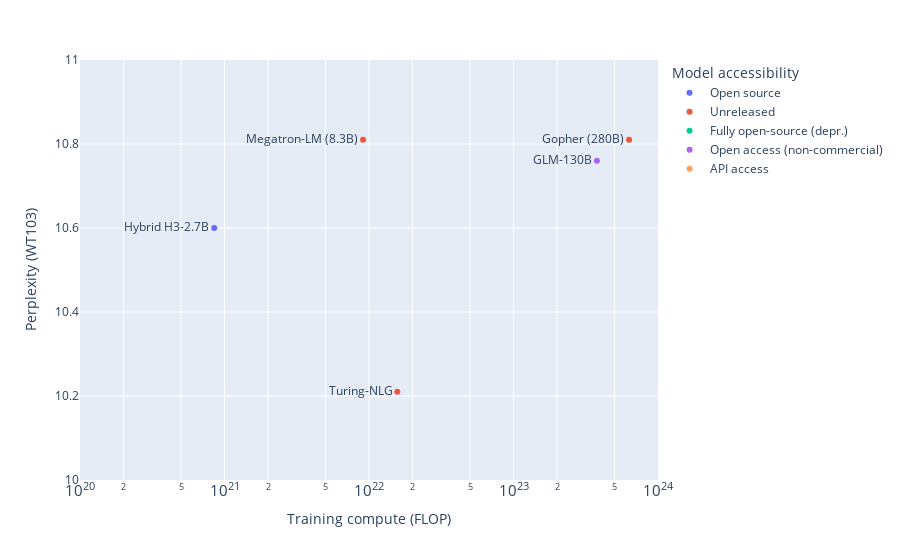

Source (notebook cell):
### Code cell
fig = px.scatter(
    filtered_benchmark_df,
    x='Training compute (FLOP)',
    y='Perplexity (WT103)',
    color='Model accessibility',
    text=filtered_benchmark_df.index
)

# Log x-axis
fig.update_xaxes(type='log')

# Move text to top
fig.update_traces(textposition='middle left')

# Zoom in
fig.update_layout(xaxis_range=[20, 24], yaxis_range=[10, 11])
save_plot(fig, results_dir, 'WT103_vs_compute_interesting')

fig.show()

### Figure 1 — Plotly figure (JSON) as saved in the notebook; plotly's stock layout.template omitted (floating-point values rounded to 4 significant figures)
{"data": [{"hovertemplate": "Model accessibility=Open source<br>Training compute (FLOP)=%{x}<br>Perplexity (WT103)=%{y}<br>System=%{text}<extra></extra>", "legendgroup": "Open source", "marker": {"color": "#636efa", "symbol": "circle"}, "mode": "markers+text", "name": "Open source", "orientation": "v", "showlegend": true, "text": ["MPT-7B", "GPT-NeoX-20B", "Hybrid H3-2.7B", "GPT-Neo-2.7B", "Pythia-12b", "GPT-J-6B"], "textposition": "middle left", "type": "scatter", "x": [4.2e+22, 9.316e+22, 849000000000000000000, 7.9e+21, 2.16e+22, 1.5e+22], "xaxis": "x", "y": [null, null, 10.6, null, null, null], "yaxis": "y"}, {"hovertemplate": "Model accessibility=Unreleased<br>Training compute (FLOP)=%{x}<br>Perplexity (WT103)=%{y}<br>System=%{text}<extra></extra>", "legendgroup": "Unreleased", "marker": {"color": "#EF553B", "symbol": "circle"}, "mode": "markers+text", "name": "Unreleased", "orientation": "v", "showlegend": true, "text": ["Sparse Wide GPT-3 Small", "DITTO", "Megatron-LM (8.3B)", "Gopher (280B)", "Gopher (7.1B)", "Turing-NLG", "Chinchilla", "Segatron-XL large, M=384 + HCP", "Neural Architecture Search with base 8 and shared embeddings", "Mogrifier RLSTM (WT2)"], "textposition": "middle left", "type": "scatter", "x": [88400000000000000000, 11000000000000000000, 9.1e+21, 6.31e+23, null, 1.57e+22, 5.76e+23, 26500000000000000000, 10500000000000000, 109000000000000000], "xaxis": "x", "y": [20.4, 24.33, 10.81, 10.81, 8.12, 10.21, 7.16, 17, null, null], "yaxis": "y"}, {"hovertemplate": "Model accessibility=Fully open-source (depr.)<br>Training compute (FLOP)=%{x}<br>Perplexity (WT103)=%{y}<br>System=%{text}<extra></extra>", "legendgroup": "Fully open-source (depr.)", "marker": {"color": "#00cc96", "symbol": "circle"}, "mode": "markers+text", "name": "Fully open-source (depr.)", "orientation": "v", "showlegend": true, "text": ["OPT-30B", "OPT-1.3B", "OPT-6.7B", "OPT-1.3B (finetuned on PTB)", "OPT-13B", "OPT-1.3B (finetuned)", "OPT-66B", "OPT-2.7B (finetuned on WT2)", "OPT-125M (finetuned)", "OPT-2.7B", "OPT-2.7B (finetuned on PTB)", "OPT-125M (finetuned on PTB)"], "textposition": "middle left", "type": "scatter", "x": [null, null, null, null, null, null, 1.1e+23, null, null, null, null, null], "xaxis": "x", "y": [null, null, null, null, null, null, null, null, null, null, null, null], "yaxis": "y"}, {"hovertemplate": "Model accessibility=Open access (non-commercial)<br>Training compute (FLOP)=%{x}<br>Perplexity (WT103)=%{y}<br>System=%{text}<extra></extra>", "legendgroup": "Open access (non-commercial)", "marker": {"color": "#ab63fa", "symbol": "circle"}, "mode": "markers+text", "name": "Open access (non-commercial)", "orientation": "v", "showlegend": true, "text": ["LLaMA-33B", "LLaMA-65B", "GLM-130B", "LLaMA-7B", "OPT-175B"], "textposition": "middle left", "type": "scatter", "x": [2.73e+23, 5.5e+23, 3.778e+23, 4.02e+22, 4.3e+23], "xaxis": "x", "y": [null, null, 10.76, null, null], "yaxis": "y"}, {"hovertemplate": "Model accessibility=API access<br>Training compute (FLOP)=%{x}<br>Perplexity (WT103)=%{y}<br>System=%{text}<extra></extra>", "legendgroup": "API access", "marker": {"color": "#FFA15A", "symbol": "circle"}, "mode": "markers+text", "name": "API access", "orientation": "v", "showlegend": true, "text": ["GPT-3 175B (davinci)"], "textposition": "middle left", "type": "scatter", "x": [3.14e+23], "xaxis": "x", "y": [null], "yaxis": "y"}], "layout": {"legend": {"title": {"text": "Model accessibility"}, "tracegroupgap": 0}, "margin": {"t": 60}, "xaxis": {"anchor": "y", "domain": [0, 1], "range": [20, 24], "title": {"text": "Training compute (FLOP)"}, "type": "log"}, "yaxis": {"anchor": "x", "domain": [0, 1], "range": [10, 11], "title": {"text": "Perplexity (WT103)"}}}}
